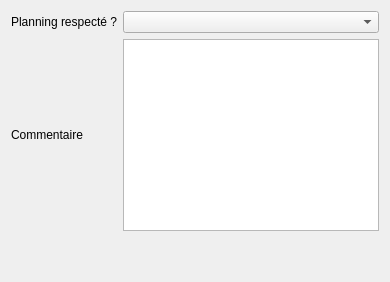
                 <widget class="QWidget" name="tab_19">
                  <attribute name="title">
                   <string>Planning</string>
                  </attribute>
                  <layout class="QGridLayout" name="gridLayout_16">
                   <item row="0" column="1">
                    <widget class="QComboBox" name="comboBox_planning"/>
                   </item>
                   <item row="0" column="0">
                    <widget class="QLabel" name="label_29">
                     <property name="text">
                      <string>Planning respecté ?</string>
                     </property>
                     <property name="wordWrap">
                      <bool>true</bool>
                     </property>
                    </widget>
                   </item>
                   <item row="1" column="0">
                    <widget class="QLabel" name="label_30">
                     <property name="text">
                      <string>Commentaire</string>
                     </property>
                     <property name="wordWrap">
                      <bool>true</bool>
                     </property>
                    </widget>
                   </item>
                   <item row="1" column="1">
                    <widget class="QTextBrowser" name="textBrowser_planningcom">
                     <property name="readOnly">
                      <bool>false</bool>
                     </property>
                    </widget>
                   </item>
                   <item row="2" column="1">
                    <spacer name="verticalSpacer_3">
                     <property name="orientation">
                      <enum>Qt::Vertical</enum>
                     </property>
                     <property name="sizeHint" stdset="0">
                      <size>
                       <width>20</width>
                       <height>40</height>
                      </size>
                     </property>
                    </spacer>
                   </item>
                  </layout>
                 </widget>
